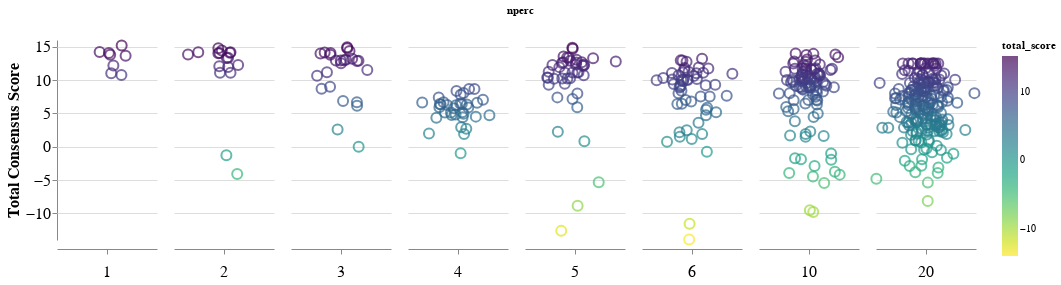

The cell this chart's notebook holds for it:
### Code cell
stripplot = alt.Chart(
    all_hex_df,
    #title=f"Prediction consensus matches"
).mark_point().encode(
    x=alt.X(
        'jitter:Q',
        title=None,
        axis=alt.Axis(values=[0], ticks=True, grid=False, labels=False),
        scale=alt.Scale()
    ),
    y=alt.Y('total_score:Q',axis=alt.Axis(title="Total Consensus Score")),
    color=alt.Color('total_score:Q',scale=alt.Scale(scheme='viridis'),sort='descending'),
    size=alt.value(100),
    tooltip=["desc:N","hex1:N",'hex2:N','total_score:Q'],
    column=alt.Column(
        'nperc:N', 
        header=alt.Header(
            labelFontSize=16,
            labelAngle=0,
            titleOrient='top',
            labelOrient='bottom',
            labelAlign='center',
            labelPadding=25,
       ),
    ),
).transform_calculate(
    # Generate Gaussian jitter with a Box-Muller transform
    jitter='sqrt(-2*log(random()))*cos(2*PI*random())'
).configure_facet(
    spacing=0
).configure_view(
    stroke=None
).configure_axis(
    labelFontSize=16,
    titleFontSize=16
).properties(height=200, width=100)

stripplot

### Figure 1 — Vega-Lite specification as saved in the notebook (floating-point values rounded to 4 significant figures; data arrays with more than 128 entries replaced by an {"elided": "..."} marker saying what was removed)
{"config": {"view": {"continuousWidth": 400, "continuousHeight": 300, "stroke": null}, "axis": {"labelFontSize": 16, "titleFontSize": 16}, "facet": {"spacing": 0}}, "data": {"name": "data-4d2c29ec6091fcd47b890264dd087b84"}, "mark": "point", "encoding": {"color": {"type": "quantitative", "field": "total_score", "scale": {"scheme": "viridis"}, "sort": "descending"}, "column": {"type": "nominal", "field": "nperc", "header": {"labelAlign": "center", "labelAngle": 0, "labelFontSize": 16, "labelOrient": "bottom", "labelPadding": 25, "titleOrient": "top"}}, "size": {"value": 100}, "tooltip": [{"type": "nominal", "field": "desc"}, {"type": "nominal", "field": "hex1"}, {"type": "nominal", "field": "hex2"}, {"type": "quantitative", "field": "total_score"}], "x": {"type": "quantitative", "axis": {"grid": false, "labels": false, "ticks": true, "values": [0]}, "field": "jitter", "scale": {}, "title": null}, "y": {"type": "quantitative", "axis": {"title": "Total Consensus Score"}, "field": "total_score"}}, "height": 200, "transform": [{"calculate": "sqrt(-2*log(random()))*cos(2*PI*random())", "as": "jitter"}], "width": 100, "$schema": "https://vega.github.io/schema/vega-lite/v4.0.2.json", "datasets": {"data-4d2c29ec6091fcd47b890264dd087b84": {"elided": "493 records"}}}
